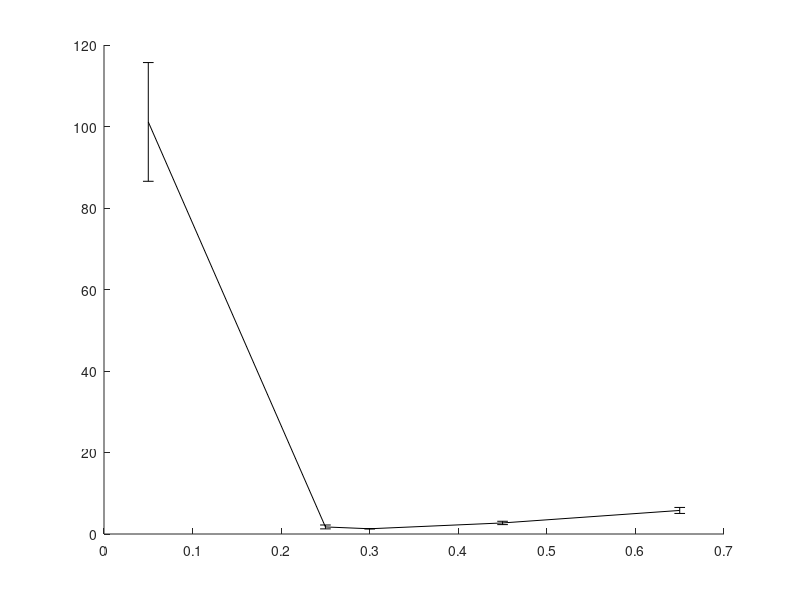

MATLAB code for this plot: (Note: this script raises an error after producing the figure.)
% Performance comparison between the RLX with different epsilon value.
% The experiment is in one scene with obstacles where the start and goal configurations
% are:
% State c_start = {0.5236, 1.74753, -1.8326, -1.4835,	1.5708,	0, 1.004278, 0.2729, 0.9486, -1.15011, 1.81001, -1.97739};
% State c_goal = {0.5236, 0.34907, 0.69813, -1.3963, 1.5708, 0, 0.7096, 1.8032, -1.7061, -1.6286, 1.9143, -2.0155}; // Robot 2 no backflip - Elbow down
% This while benchmarking the maximum step distance.
% With joint limits of the ABB robots.
% last updated: 09/25/17

clear all
clc

%%
planners = {'BiRRT','RRT','LazyRRT','SBL'};
plannerType = planners{4};
switch plannerType
    case 'BiRRT'
        D1 = load('Benchmark_BiRRT_RLX_eps1_3poles_rB.txt'); D1 = D1(D1(:,2)==1,:);
        D2 = load('Benchmark_BiRRT_RLX_eps3_3poles_rB.txt'); D2 = D2(D2(:,2)==1,:);
        D3 = load('Benchmark_BiRRT_RLX_eps5_3poles_rB.txt'); D3 = D3(D3(:,2)==1,:);
    case 'RRT'
        D1 = load('Benchmark_RRT_RLX_eps5_3poles_rB.txt'); D1 = D1(D1(:,2)==1,:);
        D2 = load('Benchmark_RRT_RLX_eps5_3poles_rB.txt'); D2 = D2(D2(:,2)==1,:);
        D3 = load('Benchmark_RRT_RLX_eps5_3poles_rB.txt'); D3 = D3(D3(:,2)==1,:);
    case 'LazyRRT'
        D1 = load('Benchmark_LazyRRT_RLX_eps5_3poles_rB.txt'); D1 = D1(D1(:,2)==1,:);
        D2 = load('Benchmark_LazyRRT_RLX_eps5_3poles_rB.txt'); D2 = D2(D2(:,2)==1,:);
        D3 = load('Benchmark_LazyRRT_RLX_eps5_3poles_rB.txt'); D3 = D3(D3(:,2)==1,:);
    case 'SBL'
        D1 = load('Benchmark_SBL_RLX_eps5_3poles_rB.txt'); D1 = D1(D1(:,2)==1,:);
        D2 = load('Benchmark_SBL_RLX_eps5_3poles_rB.txt'); D2 = D2(D2(:,2)==1,:);
        D3 = load('Benchmark_SBL_RLX_eps5_3poles_rB.txt'); D3 = D3(D3(:,2)==1,:);
end

%% 
disp(['Results for ' plannerType ':']);

%%
% RBX 0.1
rd = sort(unique(D1(:,1)));
for i = 1:length(rd)
    M = D1(D1(:,1)==rd(i), 2:end);
    td(i) = mean(M(:,3));
    td_ste(i) = std(M(:,3))/sqrt(size(M,1));
end

%%
% RBX 0.3
rg = sort(unique(D2(:,1)));
for i = 1:length(rg)
    M = D2(D2(:,1)==rg(i), 2:end);
%     disp([i-1 rg(i)  size(M,1)])
    tg(i) = mean(M(:,3));
    tg_ste(i) = std(M(:,3))/sqrt(size(M,1));
end

%%
% RBX 0.5
rb = sort(unique(D3(:,1)));
for i = 1:length(rb)
    M = D3(D3(:,1)==rb(i), 2:end);
%     disp([i-1 rg(i)  size(M,1)])
    tb(i) = mean(M(:,3));
    tb_ste(i) = std(M(:,3))/sqrt(size(M,1));
end

%%
disp(' ');
[tdmin, id] = min(td);
[tgmin, ig] = min(tg);
[tbmin, ib] = min(tb);


%%
h = figure(1);
clf
errorbar(rd,td,td_ste,'-k','linewidth',2);
hold on
errorbar(rg,tg,tg_ste,'--k','linewidth',2);
errorbar(rb,tb,tb_ste,':k','linewidth',2);
hold off
ylabel('mean runtime [msec]');
xlabel('max. local-connection distance');
legend('0.1','0.3','0.5');
% xlim([0 6]);
% xlim([min(rd) max(rd)]);

%% 
sS = rd(id);
tmin = tdmin;
D1 = D1(D1(:,1)==sS, 2:end);
verf = D1(:,1)==1;
suc = D1(:,2)==1;

D = D1;
disp('------------------------------------');
disp('RLX 0.1:');
disp(['Results of ' num2str(size(D,1)) ' queries.']);
disp(['Minimum avg. runtime is ' num2str(tmin) 'sec with d = ' num2str(sS) ]);
disp(['Percent of successful queries verified: ' num2str(sum(verf & suc)/sum(suc)*100) '%']);
disp(['Plan distance: ' num2str(D(1,2)) ]);
disp(['Avg. runtime: ' num2str(mean(D(:,3)))  ' +/- ' num2str(std(D(:,3))/sqrt(size(D,1))) ' sec ']);
disp(['Min. runtime: ' num2str(min(D(:,3))) ' msec ']);
disp(['Avg. nodes in path: ' num2str(floor(mean(D(:,9)))) ]);
disp(['Avg. nodes in trees: ' num2str(floor(mean(D(:,10)))) ]);
disp(['Avg. number of projections: ' num2str(floor(mean(D(:,4)))) ]);
disp(['Avg. local-connection time: ' num2str(mean(D(:,11)./D(:,12))*1e3)  ' +/- ' num2str(std(D(:,11)./D(:,12))/sqrt(size(D,1))*1e3) ' msec ']);
disp(['Avg. total local-connection time: ' num2str(mean(D(:,11))*1e3)  ' +/- ' num2str(std(D(:,11))/sqrt(size(D,1))*1e3) ' msec ']);
disp(['Avg. number of local connection checks: ' num2str(mean(D(:,12)))]);
disp(['Avg. collision check time: ' num2str(mean(D(:,7))*1e3) ' msec.']);
disp(['Percent of successful local connections: ' num2str(100*mean(D(:,13)./D(:,12)))]);

%%
sS = rg(ig);
tmin = tgmin;
D2 = D2(D2(:,1)==sS, 2:end);
verf = D2(:,1)==1;
suc = D2(:,2)==1;

D = D2;
disp('------------------------------------');
disp('RLX 0.3:');
disp(['Results of ' num2str(size(D,1)) ' queries.']);
disp(['Minimum avg. runtime is ' num2str(tmin) 'sec with d = ' num2str(sS) ]);
disp(['Percent of successful queries verified: ' num2str(sum(verf & suc)/sum(suc)*100) '%']);
disp(['Plan distance: ' num2str(D(1,2)) ]);
disp(['Avg. runtime: ' num2str(mean(D(:,3)))  ' +/- ' num2str(std(D(:,3))/sqrt(size(D,1))) ' sec ']);
disp(['Min. runtime: ' num2str(min(D(:,3))) ' msec ']);
disp(['Avg. nodes in path: ' num2str(floor(mean(D(:,9)))) ]);
disp(['Avg. nodes in trees: ' num2str(floor(mean(D(:,10)))) ]);
disp(['Avg. number of projections: ' num2str(floor(mean(D(:,4)))) ]);
disp(['Avg. local-connection time: ' num2str(mean(D(:,11)./D(:,12))*1e3)  ' +/- ' num2str(std(D(:,11)./D(:,12))/sqrt(size(D,1))*1e3) ' msec ']);
disp(['Avg. total local-connection time: ' num2str(mean(D(:,11))*1e3)  ' +/- ' num2str(std(D(:,11))/sqrt(size(D,1))*1e3) ' msec ']);
disp(['Avg. number of local connection checks: ' num2str(mean(D(:,12)))]);
disp(['Avg. collision check time: ' num2str(mean(D(:,7))*1e3) ' msec.']);
disp(['Percent of successful local connections: ' num2str(100*mean(D(:,13)./D(:,12)))]);

%%
sS = rb(ib);
tmin = tbmin;
D3 = D3(D3(:,1)==sS, 2:end);
verf = D3(:,1)==1;
suc = D3(:,2)==1;

D = D3;
disp('------------------------------------');
disp('RLX 0.5:');
disp(['Results of ' num2str(size(D,1)) ' queries.']);
disp(['Minimum avg. runtime is ' num2str(tmin) 'sec with d = ' num2str(sS) ]);
disp(['Percent of successful queries verified: ' num2str(sum(verf & suc)/sum(suc)*100) '%']);
disp(['Plan distance: ' num2str(D(1,2)) ]);
disp(['Avg. runtime: ' num2str(mean(D(:,3)))  ' +/- ' num2str(std(D(:,3))/sqrt(size(D,1))) ' sec ']);
disp(['Min. runtime: ' num2str(min(D(:,3))) ' msec ']);
disp(['Avg. nodes in path: ' num2str(floor(mean(D(:,9)))) ]);
disp(['Avg. nodes in trees: ' num2str(floor(mean(D(:,10)))) ]);
disp(['Avg. number of projections: ' num2str(floor(mean(D(:,4)))) ]);
disp(['Avg. local-connection time: ' num2str(mean(D(:,11)./D(:,12))*1e3)  ' +/- ' num2str(std(D(:,11)./D(:,12))/sqrt(size(D,1))*1e3) ' msec ']);
disp(['Avg. total local-connection time: ' num2str(mean(D(:,11))*1e3)  ' +/- ' num2str(std(D(:,11))/sqrt(size(D,1))*1e3) ' msec ']);
disp(['Avg. number of local connection checks: ' num2str(mean(D(:,12)))]);
disp(['Avg. collision check time: ' num2str(mean(D(:,7))*1e3) ' msec.']);
disp(['Percent of successful local connections: ' num2str(100*mean(D(:,13)./D(:,12)))]);
%%
%%
%%
% 0.1
td = D1(:,3);
maxT = max(td);
T1 = linspace(0,maxT,100);
T1 = T1(2:end);
for i = 1:length(T1)
    sd = td < T1(i);
    md(i) = mean(td(sd));
    Md(i) = 1-sum(sd)/length(td);
end
%%
% 0.3
tg = D2(:,3);
maxT = max(tg);
T2 = linspace(0,maxT,1000);
T2 = T2(2:end);
for i = 1:length(T2)
    sg = tg < T2(i);
    mg(i) = mean(tg(sg));
    Mg(i) = 1-sum(sg)/length(tg);
end

%%
% 0.5
tb = D3(:,3);
maxT = max(tg);
T3 = linspace(0,maxT,1000);
T3 = T3(2:end);
for i = 1:length(T3)
    sb = tb < T3(i);
    mb(i) = mean(tb(sb));
    Mb(i) = 1-sum(sb)/length(tb);
end


%%
h = figure(2);
clf
plot(T1,Md*100,'-k','linewidth',2);
hold on
plot(T2,Mg*100,'--k','linewidth',2);
plot(T3,Mb*100,':k','linewidth',2);
hold off
xlabel('maximum runtime [sec]');
ylabel('failure rate [%]');
legend('0.1','0.3','0.5');
xlim([0 max([T1 T2])]);
title(plannerType);
